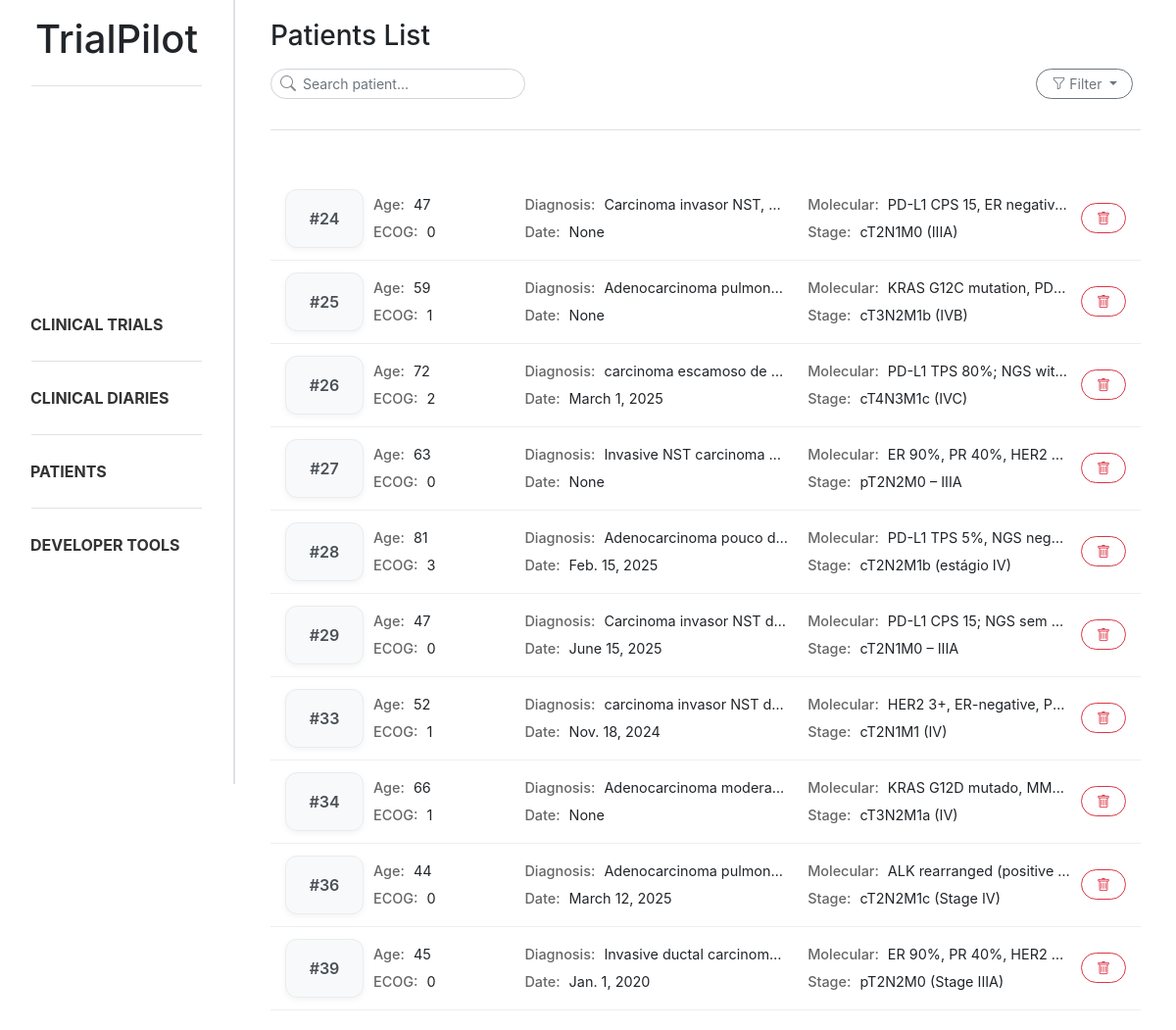
The page /patients/ on the database as committed earlier.
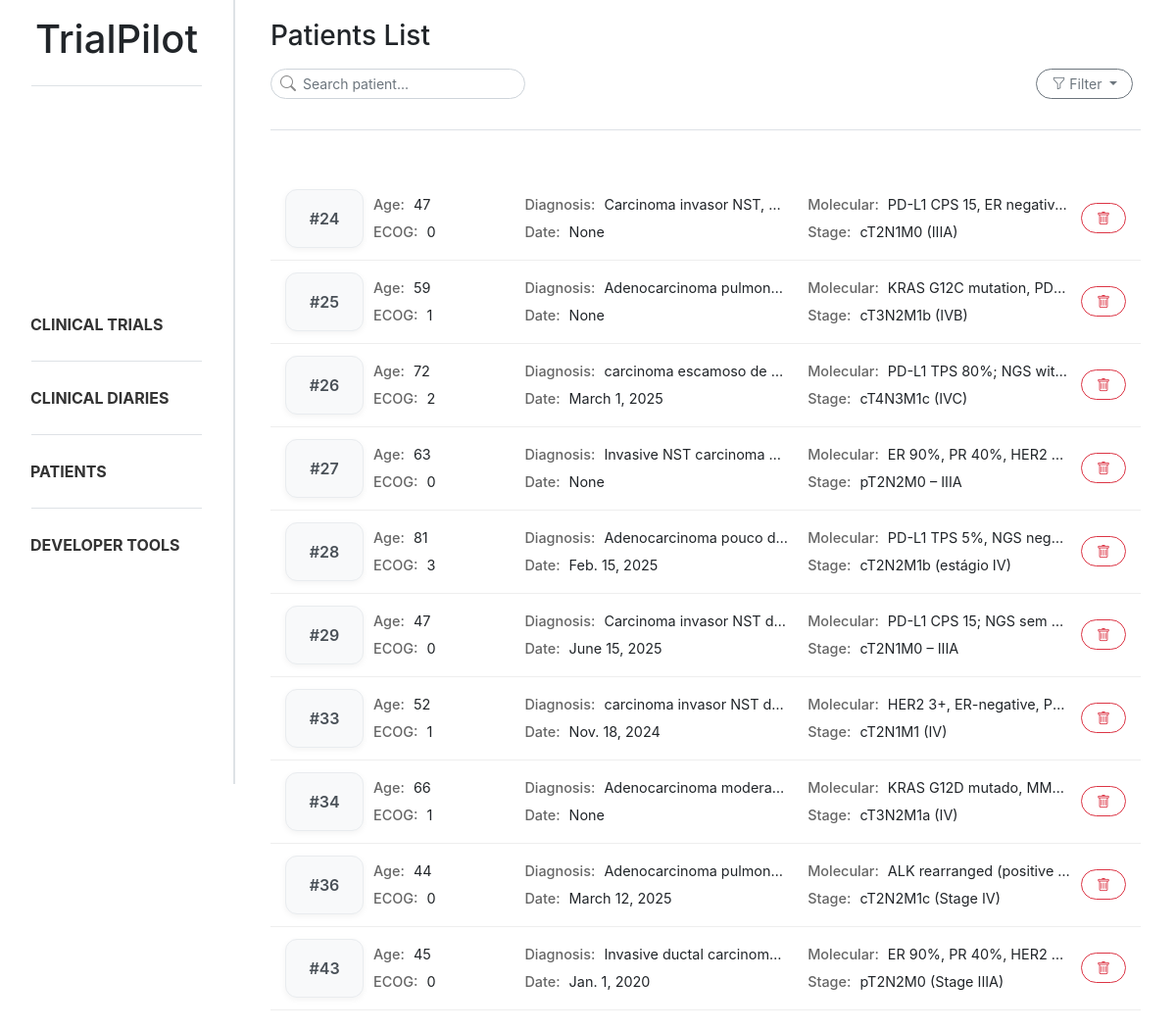
The same page on the database as committed later.
### trialpilot/models.py (models this page shows, shortened)
class Patient_profile(models.Model):
    document = models.ForeignKey(Document, on_delete=models.CASCADE, related_name="patient_profiles")
    age = models.IntegerField(null=True, blank=True)
    ecog_ps = models.IntegerField(null=True, blank=True)
    diagnosis = models.CharField(max_length=255, null=True, blank=True)
    diagnosis_date = models.DateField(null=True, blank=True)
    molecular_status = models.CharField(max_length=255, null=True, blank=True)
    stage = models.CharField(max_length=50, null=True, blank=True)
    control = models.CharField(max_length=255, null=True, blank=True)
    created_at = models.DateTimeField(auto_now_add=True)

### trialpilot/views.py (the view, shortened to what this page needs)
# urls.py: path('patients/', patient_list, name='patient_list'),
def patient_list(request):
    search = request.GET.get("search", "").strip()
    stage = request.GET.get("stage", "").strip()
    molecular_status = request.GET.get("molecular_status", "").strip()
    patients = Patient_profile.objects.all()
    if stage:
        patients = patients.filter(stage__icontains=stage)
    if molecular_status:
        patients = patients.filter(molecular_status__icontains=molecular_status)
    patient_data = []
    for patient in patients:
        treatments = Treatment.objects.filter(patient=patient)
        patient_data.append((patient, treatments))
    return render(request, 'trialpilot/patient_list.html', {
        'patient_data': patient_data,
        'search': search,
        'stage': stage,
        'molecular_status': molecular_status,
    })

### trialpilot/templates/trialpilot/patient_list.html (shortened to what this page needs)
{% extends "trialpilot/base.html" %}
{% block content %}
<div class="d-flex flex-column mb-4 ml-3 mr-3">
    <h3 class="mb-3">Patients List</h3>
    <div class="d-flex justify-content-between align-items-center mb-3">
        <form method="GET">
            <div class="position-relative" style="width:260px">
                <i class="bi bi-search position-absolute"
                    style="left:10px; top:50%; transform:translateY(-50%); color:#888;"></i>
                <input type="text" name="search" class="form-control form-control-sm rounded-ui"
                    style="padding-left: 32px;" placeholder="Search patient...">
            </div>
        </form>
        <div class="dropdown" style="margin-right: 0.5rem;">
            <button class="btn btn-outline-secondary btn-sm rounded-ui dropdown-toggle" type="button"
                data-bs-toggle="dropdown" aria-expanded="false">
                <i class="bi bi-funnel"></i>
                Filter
            </button>
        </div>
    </div>
    <div class="sidebar-divider mb-4"></div>
</div>
<div class="patient-list ml-3 mr-3">
    {% for patient, treatments in patient_data %}
    <div class="patient-card patient-card-trigger" data-id="{{ patient.id }}" data-age="{{ patient.age }}"
        data-ecog="{{ patient.ecog_ps }}" data-diagnosis="{{ patient.diagnosis }}"
        data-date="{{ patient.diagnosis_date }}" data-molecular="{{ patient.molecular_status }}"
        data-stage="{{ patient.stage }}" data-control="{{ patient.control }}" data-treatments='[
        {% for t in treatments %}
            {
                "name": "{{ t.treatment_name|escapejs }}",
                "start": "{{ t.start_date }}",
                "end": "{{ t.end_date|default:"Ongoing" }}"
            }{% if not forloop.last %},{% endif %}
        {% endfor %}
     ]'>
        <div class="patient-layout">
            <div class="patient-id">
                #{{ patient.id }}
            </div>
            <div class="patient-grid">
                <div><strong>Age:</strong> {{ patient.age }}</div>
                <div><strong>Diagnosis:</strong> {{ patient.diagnosis }}</div>
                <div><strong>Molecular:</strong> {{ patient.molecular_status }}</div>
                <div><strong>ECOG:</strong> {{ patient.ecog_ps }}</div>
                <div><strong>Date:</strong> {{ patient.diagnosis_date }}</div>
                <div><strong>Stage:</strong> {{ patient.stage }}</div>
            </div>
            <div class="patient-actions">
                <button class="btn btn-outline-danger btn-sm reset-btn rounded-ui"
                    data-document-id="{{ patient.document.id }}" data-patient-id="{{ patient.id }}">
                    <i class="bi bi-trash"></i>
                </button>
            </div>
        </div>
    </div>
    {% endfor %}
</div>
{% endblock %}

### trialpilot/templates/trialpilot/base.html (shortened to what this page needs)
{% load static %}
<!DOCTYPE html>
<html lang="en">
<head>
    <link href="{% static 'css/bootstrap.css' %}" rel="stylesheet">
    <link href="{% static 'css/style.css' %}" rel="stylesheet">
    <link rel="stylesheet" href="https://cdn.jsdelivr.net/npm/bootstrap-icons@1.11.1/font/bootstrap-icons.css">
</head>
<body>
    <div class="sidebar p-3 sidebar-border d-flex flex-column">
        <header>
            <a href="{% url 'index' %}" style="text-decoration: none; color: inherit;">
                <h1 style="text-align: center;">TrialPilot</h1>
            </a>
        </header>
        <div class="sidebar-divider ml-3 mr-3"></div>
        <ul class="nav flex-column my-auto">
            <li class="nav-item"><a class="nav-link" href="{% url 'trial_list' %}"><b>CLINICAL TRIALS</b></a></li>
            <div class="sidebar-divider ml-3 mr-3"></div>
            <li class="nav-item"><a class="nav-link" href="{% url 'diary_list' %}"><b>CLINICAL DIARIES</b></a></li>
            <div class="sidebar-divider ml-3 mr-3"></div>
            <li class="nav-item"><a class="nav-link" href="{% url 'patient_list' %}"><b>PATIENTS</b></a></li>
            <div class="sidebar-divider ml-3 mr-3"></div>
            <li class="nav-item"><a class="nav-link" href="{% url 'dev_tools' %}"><b>DEVELOPER TOOLS</b></a></li>
        </ul>
    </div>
    <main class="main-content">
        {% block content %}{% endblock %}
    </main>
</body>
</html>

### static/css/style.css (style rules this page uses)
body { overflow-x: hidden; }
html, body { height: 100%; }
.nav-link { display: block; padding: 10px 15px; border-radius: 10px; color: #333; transition: all 0.2s ease; }
.sidebar { position: fixed; top: 0; left: 0; width: 240px; height: 100vh; overflow-y: auto; background: white; z-index: 1000; }
.main-content { margin-left: 240px; padding: 20px; }
.sidebar-border { border-right: 2px solid #dee2e6; }
.sidebar-divider { height: 1px; background-color: #dee2e6; margin-bottom: 15px; margin-top: 15px; }
.rounded-ui { border-radius: 1rem !important; padding-left: 15px; padding-right: 15px; }
.patient-card { padding: 12px 15px; border-bottom: 1px solid #eee; transition: all 0.15s ease; cursor: pointer; }
.patient-actions { display: flex; align-items: center; justify-content: center; }
.patient-grid { display: grid; grid-template-columns: 1fr 2fr 2fr; grid-template-rows: auto auto; gap: 6px 20px; font-size: 0.9rem; }
.patient-grid div { overflow: hidden; white-space: nowrap; text-overflow: ellipsis; }
.patient-grid strong { color: #666; font-weight: 500; margin-right: 5px; }
.patient-layout { display: grid; grid-template-columns: 80px 1fr auto; align-items: center; gap: 10px; }
.patient-id { display: flex; align-items: center; justify-content: center; font-weight: 600; color: #495057; background: #f8f9fa; border: 1px solid #e9ecef; border-radius: 12px; height: 100%; min-height: 60px; box-shadow: 0 2px 6px rgba(0, 0, 0, 0.05); }

Rows that differ between the two databases and show on the page:
removed Patient_profile: id "39", age "45", diagnosis "Invasive ductal carcinom…", molecular_status "ER 90%, PR 40%, HER2…", ecog_ps "0", diagnosis_date "Jan. 1, 2020", stage "pT2N2M0 (Stage IIIA)"
added Patient_profile: id "43", age "45", diagnosis "Invasive ductal carcinom…", molecular_status "ER 90%, PR 40%, HER2…", ecog_ps "0", diagnosis_date "Jan. 1, 2020", stage "pT2N2M0 (Stage IIIA)"
